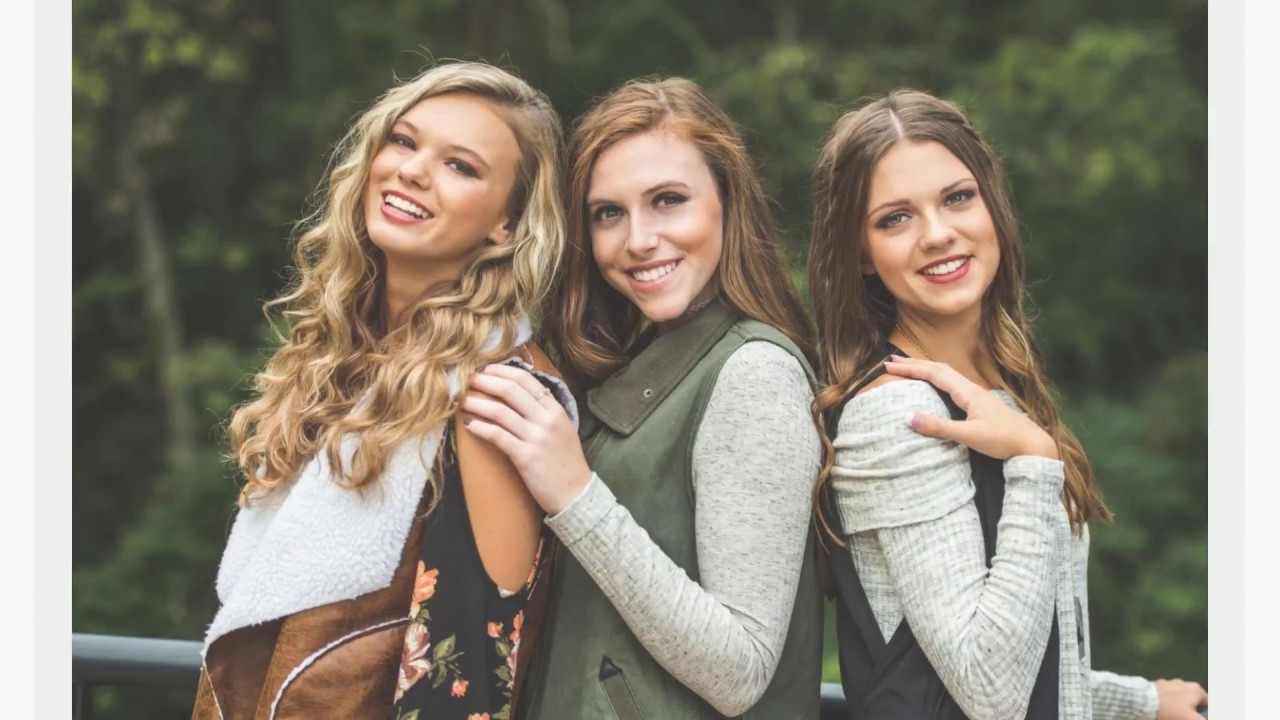
#> input picture maxresdefault.jpg, 1280 x 720 px, given in place of the camera
$ jupyter execute 'OpenCV(Live_Sketch) Mini_Project.ipynb'
#> lines starting #> are read from the running program, lines starting #| are printed output that depends on the picture; after the words box and inside, x2 and y2 are one past the last pixel; in counts of white or black regions, pixels touching at a corner belong together
#> further down, frame is the input picture: shape (720, 1280, 3); mean B, G, R 117.3, 130.2, 137.3
[cell 1]
import cv2
import numpy as np
import pandas as pd

[cell 2]
def sketch(image):
    img_gray = cv2.cvtColor(image, cv2.COLOR_BGR2GRAY)
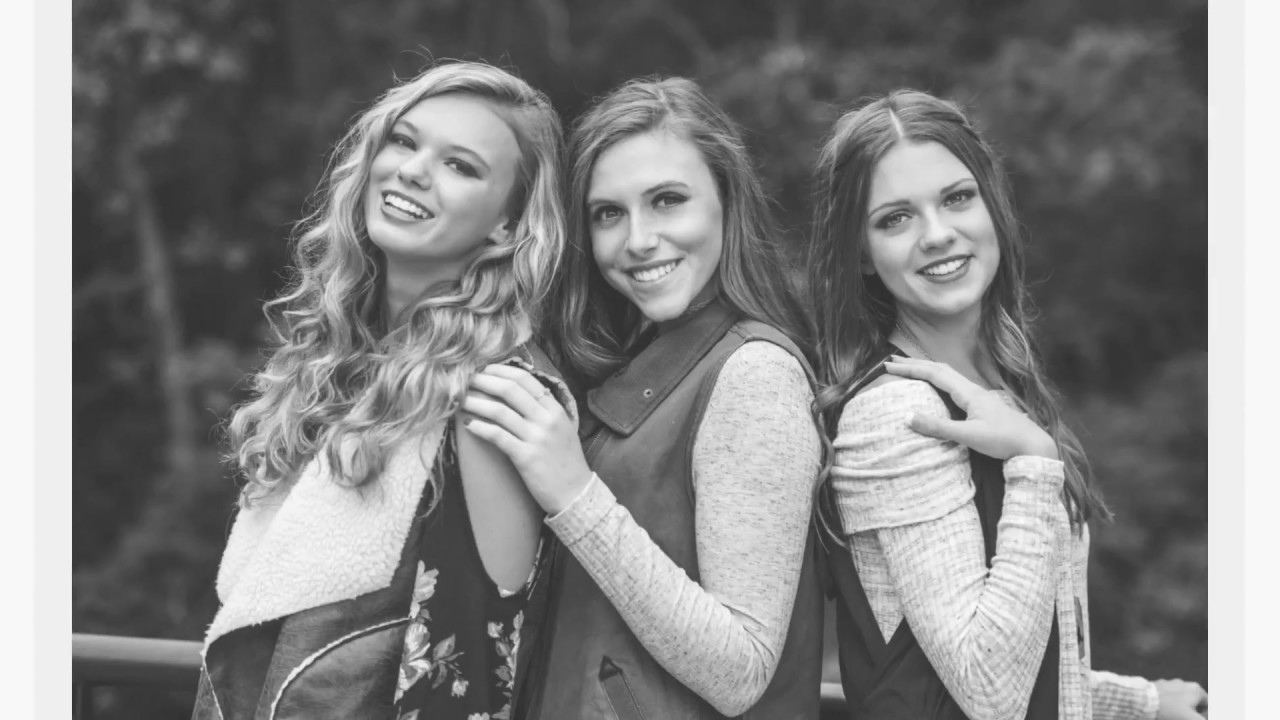
#> img_gray: shape (720, 1280); min 44, max 253, mean 130.9

    # Cleaning the image using GaussianBlur
    img_blur = cv2.GaussianBlur(img_gray, (5,5), 0)

    # Extract Edges
    canny = cv2.Canny(img_blur, 160, 200)
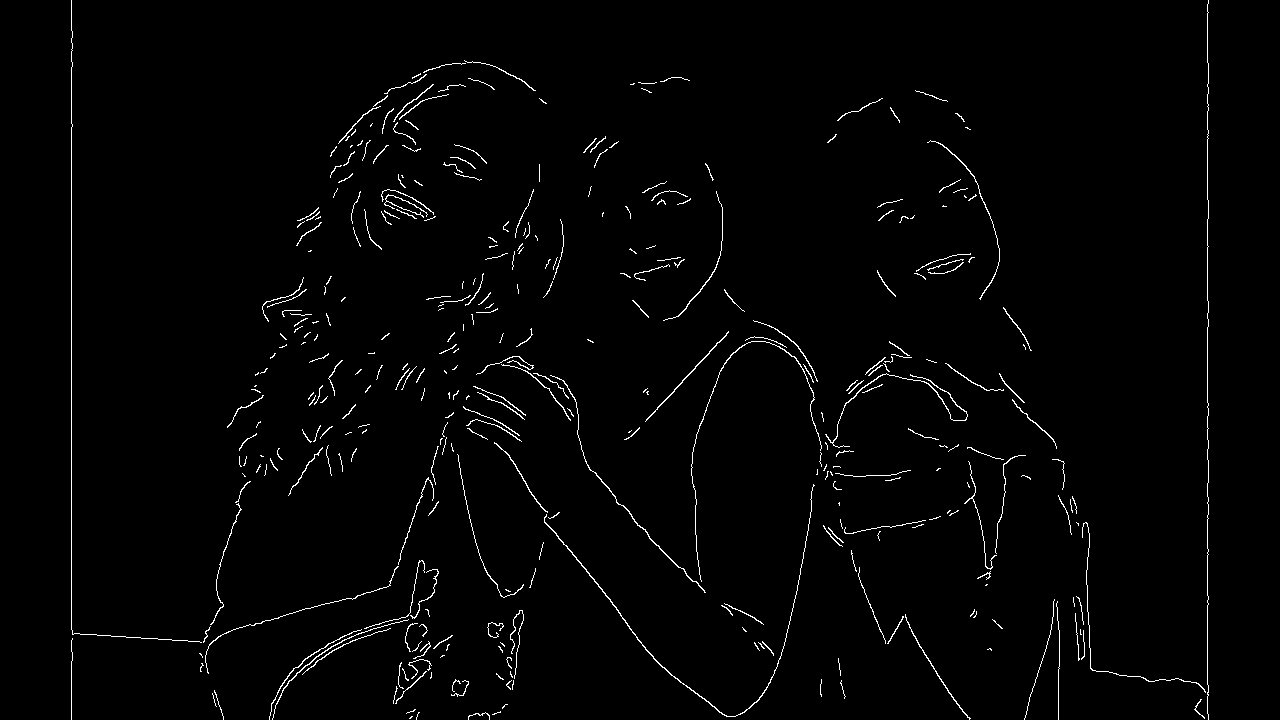
#> canny: shape (720, 1280); 1.6% white in thin lines or dots, all inside (x1, y1, x2, y2) = (71, 0, 1209, 720)

    # Binarize the Image
    ret, thresh = cv2.threshold(canny, 40, 255, cv2.THRESH_BINARY_INV)

    return thresh

[cell 3]
# Initialize the webcam

camera = cv2.VideoCapture(0)

while True:
    ret, frame = camera.read() # ret is a boolean value whether the image is captured or not
    cv2.imshow('Pavan-Live_Sketch',sketch(frame))
    if cv2.waitKey(1) == 13:       # Here: 13 is Enter key
#> (key Esc is pressed here)
        break

camera.release()

cv2.destroyAllWindows()
